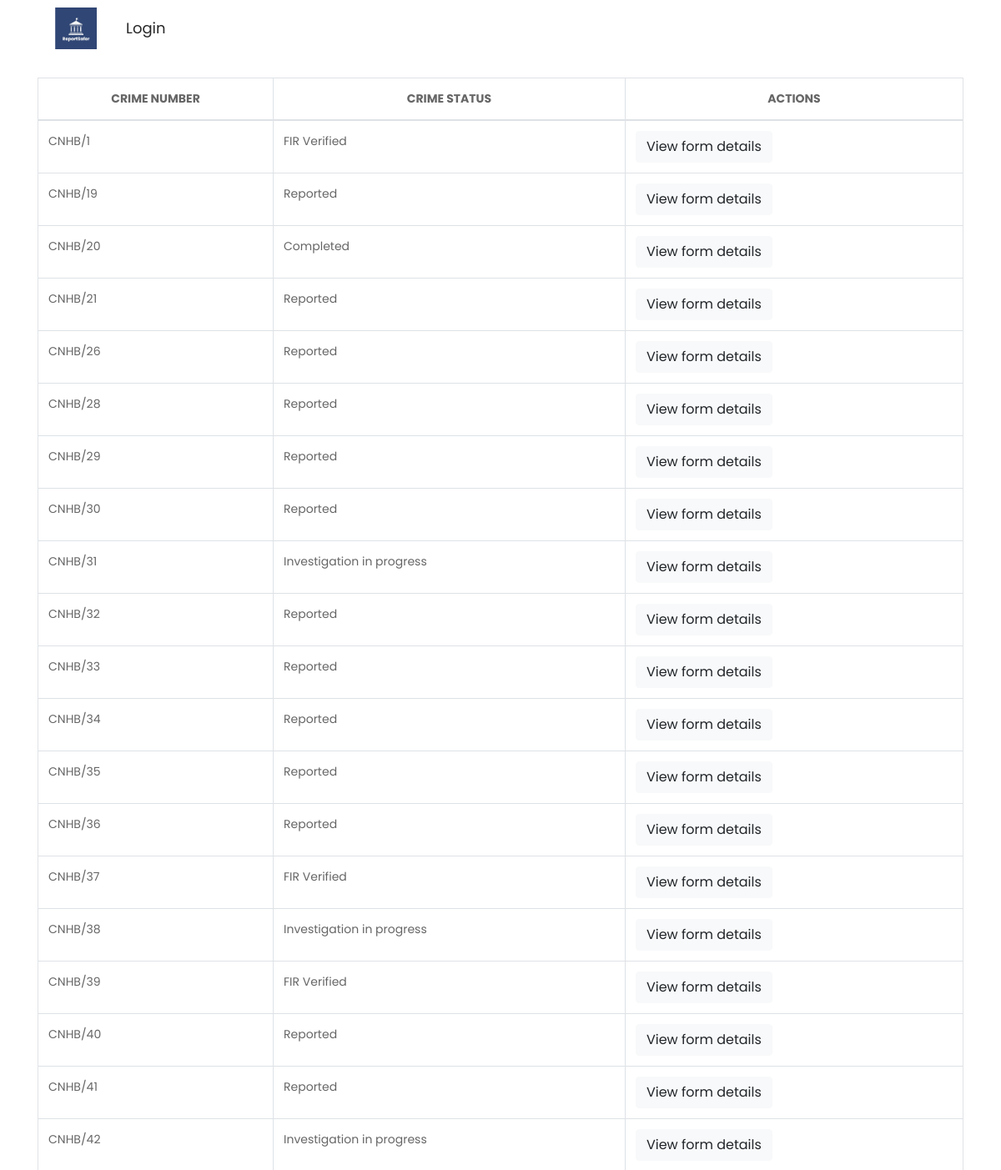
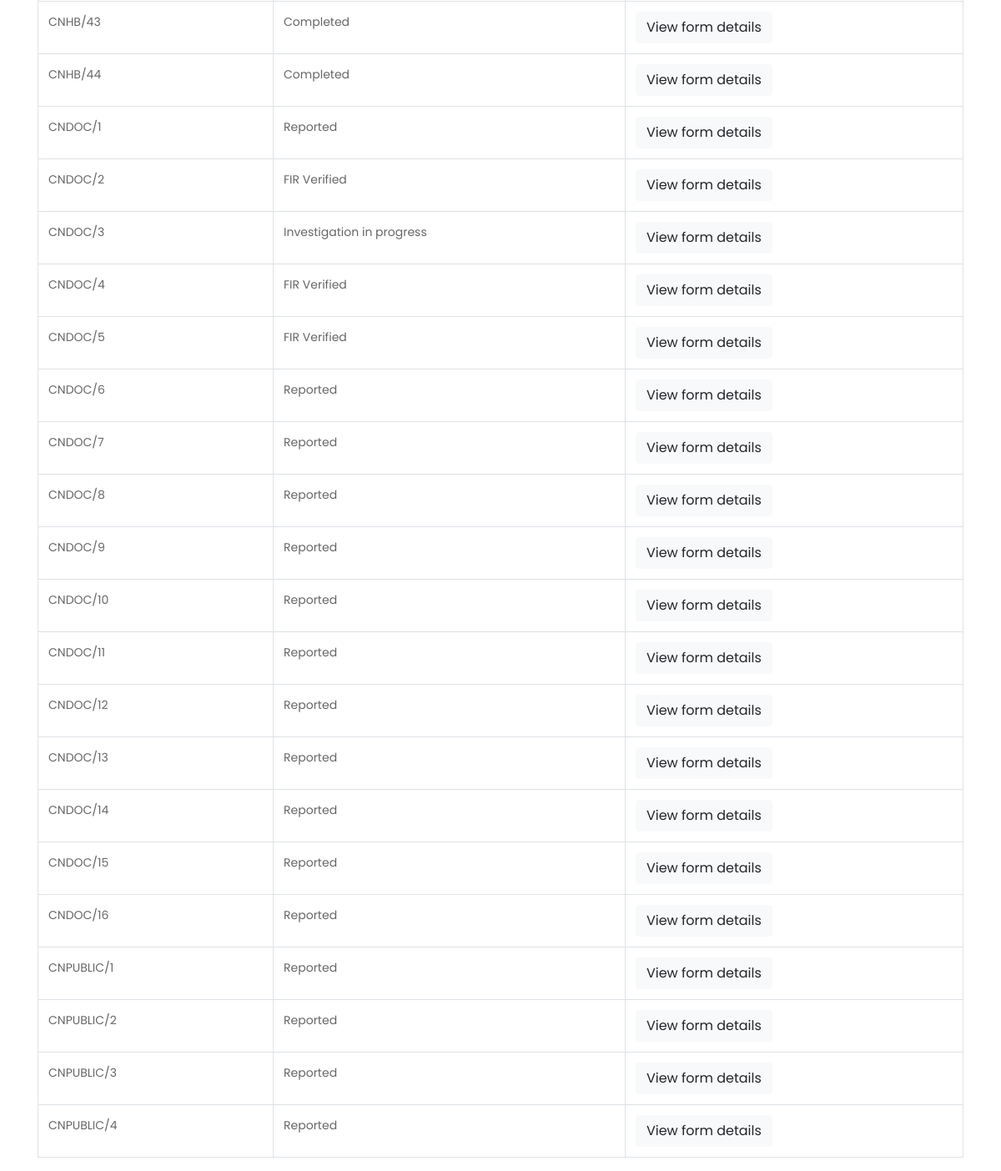
The app's page /law_page, older data (2 pictures, top to bottom).
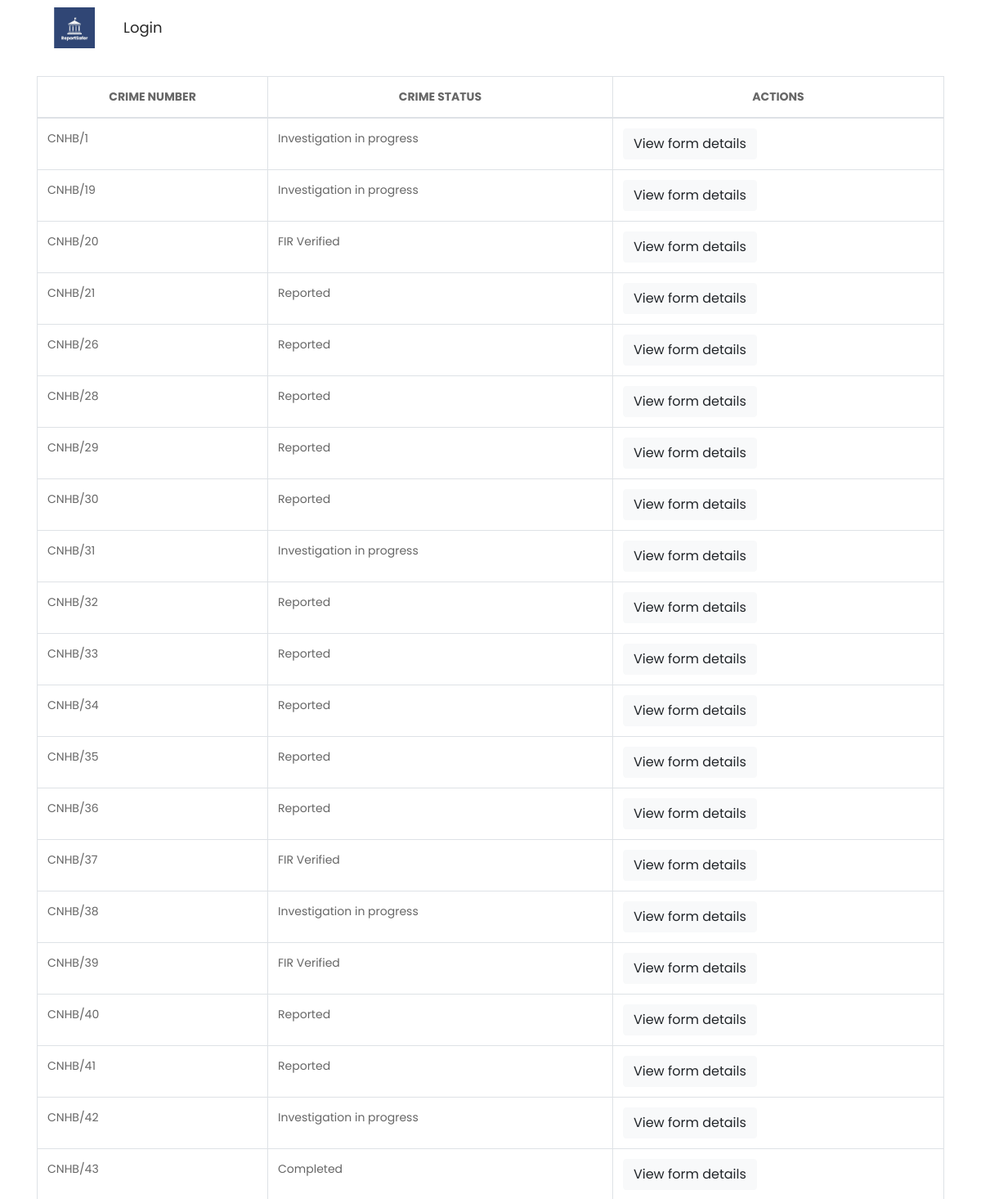
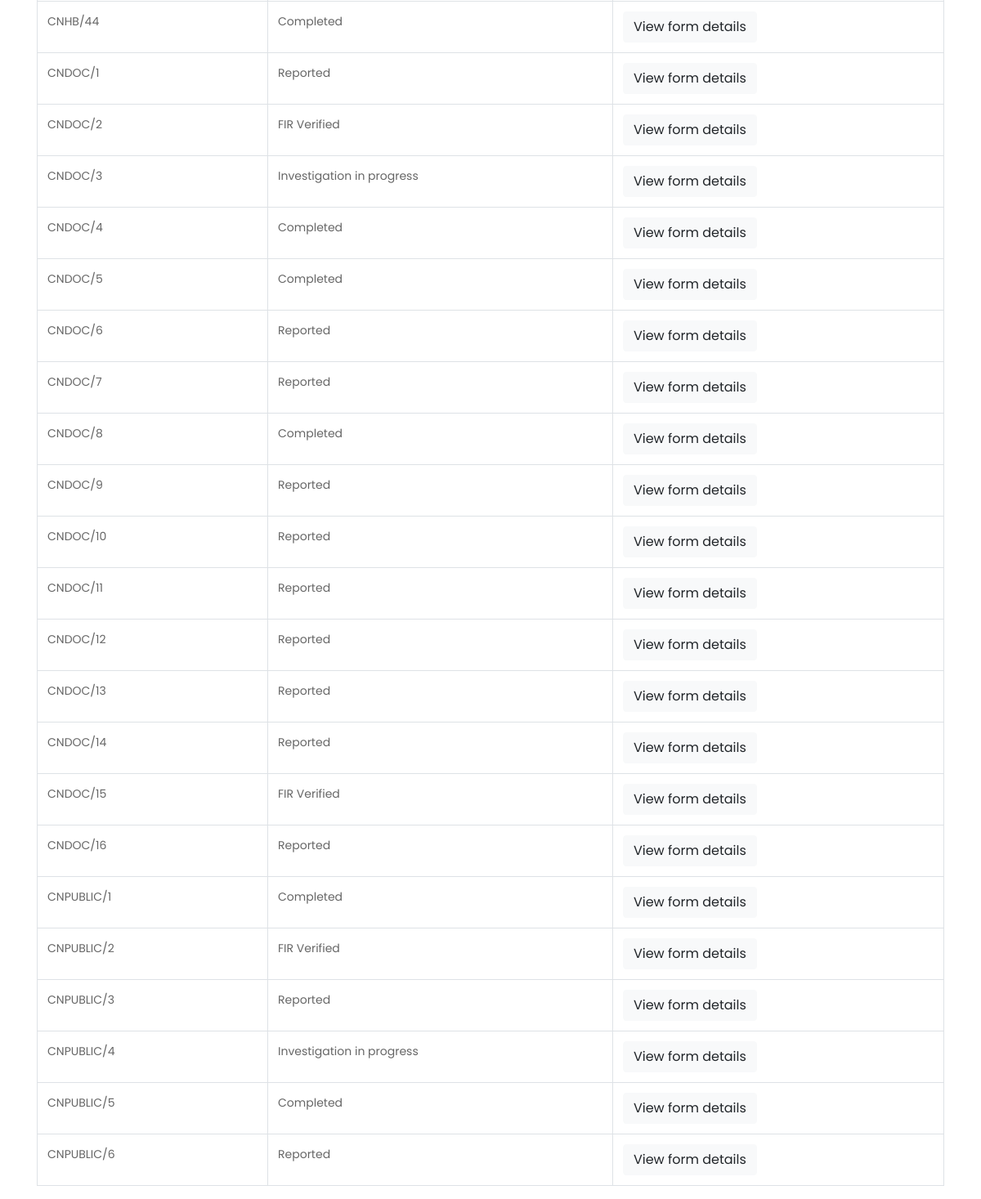
The same page, newer data (2 pictures, top to bottom).
### crimeapp/models.py (models this page shows, shortened)
class CrimeReport(models.Model):
    reporter_name = models.CharField(max_length=100)
    reporter_location = models.CharField(max_length=100)
    spec_location = models.ForeignKey(SpecLoc, on_delete=models.SET_NULL, null=True, blank=True)
    off_type = models.CharField(max_length=100,null=True,blank=True)
    datetime = models.DateTimeField(null=True,blank=True)
    aadhaarno=models.CharField(max_length=12, default='')
    description = models.TextField()
    victimDescription = models.TextField(null=True,blank=True)
    witnessInformation = models.TextField(null=True,blank=True)
    offenderDescription = models.TextField(null=True,blank=True)
    delay = models.TextField(null=True,blank=True)
    list_user=models.ForeignKey(CustomUser,on_delete=models.CASCADE,null=True,blank=True)
    STATUS_CHOICES = (
        ('Reported', 'Reported'),
        ('Preliminary Investigation', 'Preliminary Investigation'),
        ('Inquiry and Investigation', 'Inquiry and Investigation'),
        ('Arrest and Detention', 'Arrest and Detention'),
        ('Case Closed', 'Case Closed'),
    )
    status = models.CharField(max_length=100, choices=STATUS_CHOICES, default='Reported',null=True,blank=True)

class DocReport(models.Model):
    i_name = models.CharField(max_length=100)
    ano=models.CharField(max_length=12, default='')
    email = models.EmailField(null=True,blank=True)
    descri = models.TextField(null=True,blank=True)
    victimDescri = models.TextField(null=True,blank=True)
    witnessInfo = models.TextField(null=True,blank=True)
    delay_report = models.TextField(null=True,blank=True)
    evidence_image = models.FileField(upload_to='evidence_images/',null=True,blank=True)
    list_user=models.ForeignKey(CustomUser,on_delete=models.CASCADE,null=True,blank=True)
    THREAT_CHOICES = [
        ('Yes', 'Yes'),
        ('No', 'No'),
    ]
    threat = models.CharField(
        blank=True,
        max_length=3,
        choices=THREAT_CHOICES,
        default='No',  # You can set the default value to 'No' if desired
        verbose_name='Any kind of Threat or Violence faced'
    )
    STATUS_CHOICES = (
        ('Reported', 'Reported'),
        ('Preliminary Investigation', 'Preliminary Investigation'),
        ('Inquiry and Investigation', 'Inquiry and Investigation'),
        ('Arrest and Detention', 'Arrest and Detention'),
        ('Case Closed', 'Case Closed'),
    )
    status = models.CharField(max_length=100, choices=STATUS_CHOICES, default='Reported',null=True,blank=True)

class PublicReport(models.Model):
    info_name = models.CharField(max_length=100)
    mail = models.EmailField(null=True,blank=True)
    reporter_location = models.CharField(max_length=100)
    spec_location = models.ForeignKey(SpecLoc, on_delete=models.SET_NULL, null=True, blank=True)
    offen_type = models.CharField(max_length=100,null=True,blank=True)
    datetime = models.DateTimeField(null=True,blank=True)
    aadhno=models.CharField(max_length=12, default='')
    description = models.TextField()
    victimDescription = models.TextField(null=True,blank=True)
    witnessInformation = models.TextField(null=True,blank=True)
    offenderDescription = models.TextField(null=True,blank=True)
    delay = models.TextField(null=True,blank=True)
    list_user=models.ForeignKey(CustomUser,on_delete=models.CASCADE,null=True,blank=True)
    STATUS_CHOICES = (
        ('Reported', 'Reported'),
        ('Preliminary Investigation', 'Preliminary Investigation'),
        ('Inquiry and Investigation', 'Inquiry and Investigation'),
        ('Arrest and Detention', 'Arrest and Detention'),
        ('Case Closed', 'Case Closed'),
    )
    status = models.CharField(max_length=100, choices=STATUS_CHOICES, default='Reported')

### crimeapp/views.py (the view)
# urls.py: path('law_page', views.law_page, name='law_page'),
def law_page(request):
    crime_reports = CrimeReport.objects.all()
    doc_reports = DocReport.objects.all()
    public_reports = PublicReport.objects.all()
    data1 = CrimeReport.objects.all()
    data2 = DocReport.objects.all()
    data3 = PublicReport.objects.all()
    return render(request,'law_page.html', {
            'crime_reports': crime_reports,
            'doc_reports': doc_reports,
            'public_reports': public_reports,
            'data_from_model1': data1,
            'data_from_model2': data2,
            'data_from_model3': data3,
        })

### templates/law_page.html (shortened to what the changed rows need)
{% load static %}
<!DOCTYPE html>
<html lang="en">
   <head>
      <link rel="stylesheet" type="text/css" href="{% static 'css/bootstrap.min.css' %}">
      <link rel="stylesheet" type="text/css" href="{% static 'css/style.css' %}">
      <link rel="stylesheet" href="{% static 'css/responsive.css' %}">
      <link rel="stylesheet" href="{% static 'css/jquery.mCustomScrollbar.min.css' %}">
      <link rel="stylesheet" href="https://netdna.bootstrapcdn.com/font-awesome/4.0.3/css/font-awesome.css">
      <link href="https://cdnjs.cloudflare.com/ajax/libs/owl-carousel/1.3.3/owl.carousel.css" rel="stylesheet" />
    </head>
   <body style='font-family:Poppins,sans-serif;'>
<div class="container">
    <h1 class="mt-4 mb-4">Crimes Reported</h1>
    <table class="table table-bordered">
        <thead>
            <tr>
                <th>CRIME NUMBER</th>
                <th>CRIME STATUS</th>
                <th>ACTIONS</th>
            </tr>
        </thead>
        <tbody>
            {% for report in crime_reports %}
            <tr>
                <td>CNHB/{{ report.id }}</td>
                <td>{{ report.status }}</td>
                <td>
                    <a href="{% url 'view_crime' report.id %}"><button class="btn btn-light edit-button" >View form details</button></a><input type="hidden" name="doc_id" id="docId{{ report.id }}" value="{{ report.id }}">
                </td>
            </tr>
            {% endfor %}
            {% for report_d in doc_reports %}
            <tr>
                <td>CNDOC/{{ report_d.id }}</td>
                <td>{{ report_d.status }}</td>
                <td>
                    <a href="{% url 'view_doc' report_d.id %}"><button class="btn btn-light edit-button" >View form details</button></a><input type="hidden" name="doc_id" id="docId{{ report_d.id }}" value="{{ report_d.id }}">
                </td>
            </tr>
            {% endfor %}
            {% for report_p in public_reports %}
            <tr>
                <td>CNPUBLIC/{{ report_p.id }}</td>
                <td>{{ report_p.status }}</td>
                <td>
                    <a href="{% url 'view_public' report_p.id %}"><button class="btn btn-light edit-button" >View form details</button></a><input type="hidden" name="doc_id" id="docId{{ report_p.id }}" value="{{ report_p.id }}">
                </td>
            </tr>
           {% endfor %}
        </tbody>
    </div>
</body>
</html>

Row changes from the older to the newer data that the page shows:
changed CrimeReport id 1: status "FIR Verified" → "Investigation in progress"
changed CrimeReport id 19: status "Reported" → "Investigation in progress"
changed CrimeReport id 20: status "Completed" → "FIR Verified"
changed DocReport id 4: status "FIR Verified" → "Completed"
changed DocReport id 5: status "FIR Verified" → "Completed"
changed DocReport id 8: status "Reported" → "Completed"
changed DocReport id 15: status "Reported" → "FIR Verified"
changed PublicReport id 1: status "Reported" → "Completed"
changed PublicReport id 2: status "Reported" → "FIR Verified"
changed PublicReport id 4: status "Reported" → "Investigation in progress"
added PublicReport: id "5", status "Completed"
added PublicReport: id "6", status "Reported"
